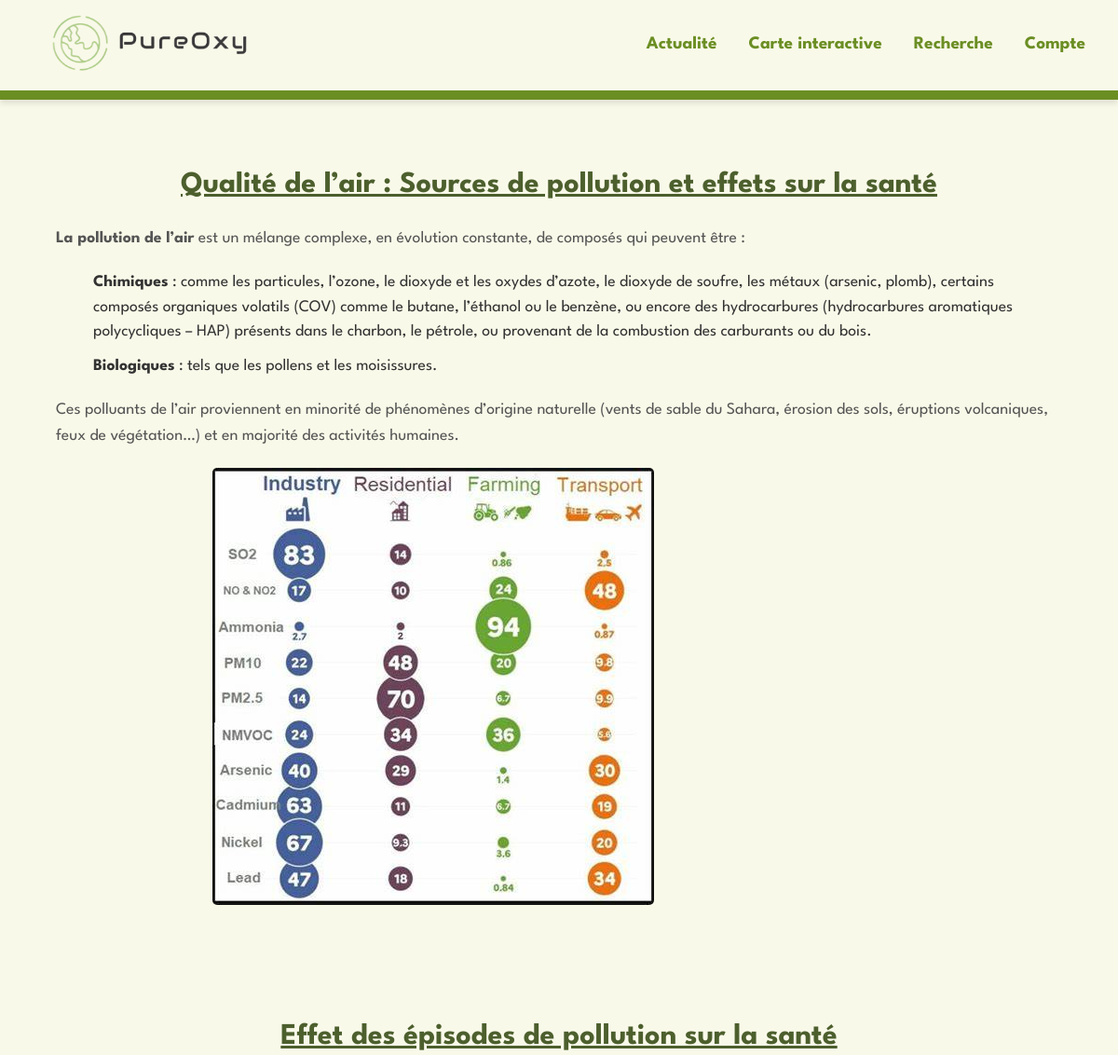
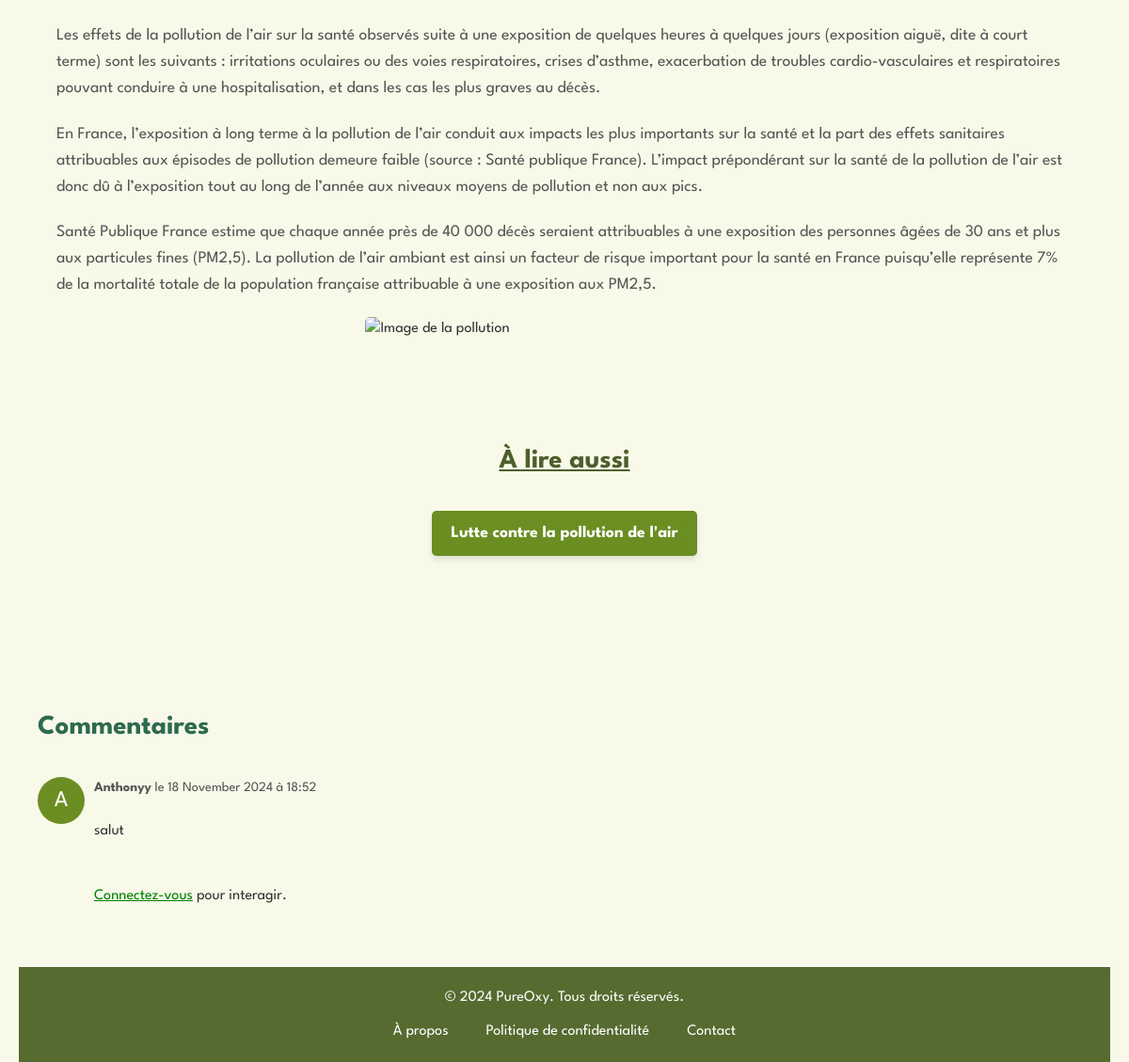
Screenshot of /fonctionnalites/qualite_air.php with the database file from the repository (2 pictures, top to bottom).
### tables this page shows
CREATE TABLE IF NOT EXISTS `commentaire` (
  `id` int NOT NULL AUTO_INCREMENT,
  `user_id` int NOT NULL,
  `page` varchar(255) NOT NULL,
  `parent_id` int DEFAULT NULL,
  `content` text NOT NULL,
  `likes` int DEFAULT '0',
  `created_at` datetime DEFAULT CURRENT_TIMESTAMP,
  PRIMARY KEY (`id`),
  KEY `user_id` (`user_id`),
  KEY `parent_id` (`parent_id`)
);

CREATE TABLE IF NOT EXISTS `users` (
  `id` int NOT NULL AUTO_INCREMENT,
  `username` varchar(50) NOT NULL,
  `password` varchar(255) NOT NULL,
  `created_at` timestamp NULL DEFAULT CURRENT_TIMESTAMP,
  `profile_picture` varchar(255) DEFAULT '../images/user.png',
  `email` varchar(255) NOT NULL,
  PRIMARY KEY (`id`),
  UNIQUE KEY `username` (`username`)
);

### fonctionnalites/commentaires.php (the view, shortened to what this page needs)
<?php
require '../bd/bd.php';
$csrf_token = $_SESSION['csrf_token'];
if (isset($_GET['ville'])) {
    $ville = $_GET['ville'];
    $page = 'details.php?ville=' . $ville;
} else {
    $page = basename($_SERVER['PHP_SELF']);
}
class Commentaire {
    public function __construct($data) {
        $this->id = $data['id'];
        $this->username = $data['username'];
        $this->content = $data['content'];
        $this->created_at = $data['created_at'];
    }
}
function getComments($parent_id = null, $page) {
    global $conn;
    $comments = [];
    $sql = "SELECT c.*, u.username
            FROM commentaire c
            INNER JOIN users u ON c.user_id = u.id
            WHERE c.page = ? AND ";
    if (is_null($parent_id)) {
        $sql .= "c.parent_id IS NULL ";
    } else {
        $sql .= "c.parent_id = ? ";
    }
    $sql .= "ORDER BY c.created_at ASC";
    $stmt = $conn->prepare($sql);
    if (is_null($parent_id)) {
        $stmt->bind_param("s", $page);
    } else {
        $stmt->bind_param("si", $page, $parent_id);
    }
    $stmt->execute();
    $result = $stmt->get_result();
    while ($row = $result->fetch_assoc()) {
        $comment = new Commentaire($row);
        $comment->replies = getComments($comment->id, $page);
        $comments[] = $comment;
    }
    return $comments;
}
function displayComments($comments) {
    global $csrf_token, $conn;
    foreach ($comments as $comment) {
        echo '<li id="comment-' . htmlspecialchars($comment->id, ENT_QUOTES, 'UTF-8') . '">';
        echo '<div class="comment-avatar">' . htmlspecialchars(substr($comment->username, 0, 1), ENT_QUOTES, 'UTF-8') . '</div>';
        echo '<div class="comment-content">';
        echo '<div class="comment-details">';
        $formatted_date = date('d F Y à H:i', strtotime($comment->created_at));
        echo '<strong>' . htmlspecialchars($comment->username, ENT_QUOTES, 'UTF-8') . '</strong> le ' . htmlspecialchars($formatted_date, ENT_QUOTES, 'UTF-8');
        echo '</div>';
        echo '<p>' . nl2br(htmlspecialchars($comment->content, ENT_QUOTES, 'UTF-8')) . '</p>';
        echo '<div class="comment-actions">';
        if (isset($_SESSION['user_id'])) {
            $stmt_like = $conn->prepare("SELECT * FROM likes WHERE user_id = ? AND comment_id = ?");
            $stmt_like->bind_param("ii", $_SESSION['user_id'], $comment->id);
            $stmt_like->execute();
            $result_like = $stmt_like->get_result();
            if ($result_like->num_rows == 0) {
                echo '<form method="post" class="like-form" data-comment-id="' . htmlspecialchars($comment->id, ENT_QUOTES, 'UTF-8') . '">';
                echo '<input type="hidden" name="csrf_token" value="' . htmlspecialchars($csrf_token, ENT_QUOTES, 'UTF-8') . '">';
                echo '<button type="submit"><i class="fas fa-thumbs-up"></i> J\'aime (<span class="like-count">' . htmlspecialchars($comment->likes, ENT_QUOTES, 'UTF-8') . '</span>)</button>';
                echo '</form>';
            } else {
                echo '<form method="post" class="unlike-form" data-comment-id="' . htmlspecialchars($comment->id, ENT_QUOTES, 'UTF-8') . '">';
                echo '<input type="hidden" name="csrf_token" value="' . htmlspecialchars($csrf_token, ENT_QUOTES, 'UTF-8') . '">';
                echo '<button type="submit"><i class="fas fa-thumbs-down"></i> Je n\'aime plus (<span class="like-count">' . htmlspecialchars($comment->likes, ENT_QUOTES, 'UTF-8') . '</span>)</button>';
                echo '</form>';
            }
            echo '<button class="reply-button" data-comment-id="' . htmlspecialchars($comment->id, ENT_QUOTES, 'UTF-8') . '"><i class="fas fa-reply"></i> Répondre</button>';
            if ($comment->user_id == $_SESSION['user_id']) {
                echo '<button class="delete-comment-button" data-comment-id="' . htmlspecialchars($comment->id, ENT_QUOTES, 'UTF-8') . '"><i class="fas fa-trash-alt"></i> Supprimer</button>';
            }
        } else {
            echo '<p><a href="../pages/compte.php">Connectez-vous</a> pour interagir.</p>';
        }
        echo '</div>';
        echo '</div>';
        echo '</li>';
    }
}
?>
<div class="comment-section">
    <h3>Commentaires</h3>
    <?php
    $comments = getComments(null, $page);
    if (!empty($comments)) {
        echo '<ul class="comments">';
        displayComments($comments);
        echo '</ul>';
    } else {
        echo '<p>Soyez le premier à commenter cette page !</p>';
    }
    ?>
</div>

### styles/base.css (style rules this page uses)
body { font-family: 'League Spartan', sans-serif; background-color: #f9f9e9; color: #7A8B6B; margin: 0; padding: 0; line-height: 1.6; font-size: 16px; }
html, body { height: 100%; margin: 0; }
ul, li { list-style: none; }
a { color: green; }

### styles/includes.css (style rules this page uses)
body, html { min-height: 100%; display: flex; flex-direction: column; }

### styles/commentaire.css (style rules this page uses)
.comment-section { font-family: "League Spartan", sans-serif; margin-top: 40px; padding: 20px; border-radius: 8px; }
.comment-section h3 { font-family: "League Spartan", sans-serif; font-size: 1.8em; margin-bottom: 20px; color: #2d6a4f; }
.comments, .replies { list-style: none; padding: 0; }
.comments li, .replies li { border-bottom: 1px solid #ccc; padding: 10px 0; position: relative; }
.comments li:last-child, .replies li:last-child { border-bottom: none; }
.comment-content { margin-left: 60px; border-radius: 2px; }
.comment-avatar { position: absolute; left: 0; top: 10px; width: 50px; height: 50px; border-radius: 25px; background-color: #6b8e23; text-align: center; line-height: 50px; color: #fff; font-size: 1.5em; }
.comment-details { margin-bottom: 5px; font-size: 0.9em; color: #555; }
.comment-content { display: flex; flex-direction: column; gap: 1px; }

### styles/boutons.css (style rules this page uses)
.comment-actions { margin-top: 10px; display: flex; align-items: center; gap: 10px; }

### rows the page displays
commentaire: user.username "A", user.username "Anthonyy", created_at "18 November 2024 à 18:52", content "salut"
